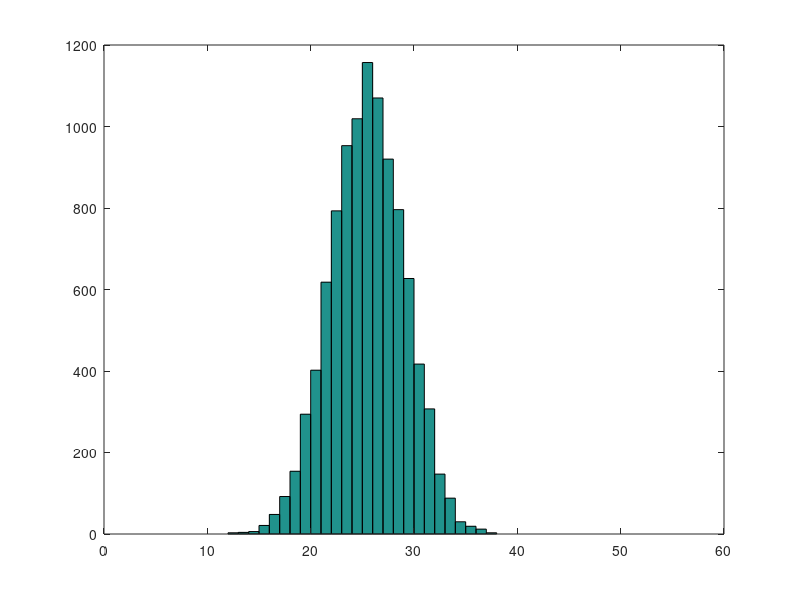

The MATLAB script that drew this image:
% BinoRat.m: Rattus binomialis
%
% MATLAB concepts covered:
% 1. 'rand' 
% 2. simulations for answering questions of probability
% 3. 'for' loops 
% 4. indexing arrays 
% 5. 'tic' and 'toc' to time code execution
% 6. binomial distribution
% 7. pdf's and cdf's
%
% RTB wrote it, 23 April 2011 as "binodemo.m"
% RTB revised it, 23 May 2011 as "binorat.m" 
% DAR updated it, 4 August 2011 as two files. This .m file and corresponding "Rattus binomialis.pdf"
% RTB added number-picking code, 27 May 2012
% MIS renamed probGuessing variable to avoid confusion. Took number-picking
% code out into separate file "fourChoics.m", 5 August 2013


% see Rattus binomialis.pdf for background information and questions

%% Step 1: Write a single line of MATLAB code to simulate one trial. 

% To answer with a real rat would take a long time, but computers are
% fast, so we can let the computer do the behavior. How? The MATLAB 'rand'
% command produces random entries chosen from a uniform distribution on the
% interval (0.0,1.0)

help rand  %explains how the rand function works

% To start with, we want to simulate a single trial
rand(1) %returns a single value between 0.0 and 1.0

% what does rand(3) do?  What about just  rand  ?

% How can we use the output of rand(1) to simulate a trial?

% We can ask if the output is greater than 0.5. How might we do this?

% MATLAB allows for the use of relational operators such as > and ~= type
% 'help >'  for a list of all operators and special characters

% So, the simple-minded line:
rand(1) > 0.5;
% will return either a 1 or 0 depending on whether the random number
% generated is larger than 0.5 or not. Notice that if you run this line of
% code multiple times, you get different answers. Why is that?

% Now, we can simulate a single trial, where each outcome has a probability of
% .5. So, we are in the position to simulate many trials in order to
% address our main question: How often would one expect to get 31 (or more)
% correct guesses out of 50 trials?

%% Step 2: Write a 'for' loop to simulate 50 trials and store the results

% Q: What is a 'for' loop? A: A 'for' loop repeats a statement a specific
% number of times.
%    Remember, a 'for' loop is completed by and 'end' statement

% Start by initializing some variables:
pNull = 0.5;        % our "null hypothesis" probability
nTrials = 50;       % the number of trials in one simulation
nCorrect = 31;      % the number of correct responses we obtained

% We'll also need a variable to hold the results of our simulation:
allTrials = zeros(nTrials,1);

% We've initialized the results vectors with zeros as if "failure" were the
% default. If we succeed (i.e. get a "tail"), we'll change the
% corresponding zero to a one.

% The first thing we want to do is write the statement that will flip the
% coin (remember to write loops from the inside out). Once we have this
% written, we can add the repetition element in the form of a for loop.
    
    % one round of n coin tosses
    for iTrial = 1:nTrials
        if rand > pNull
            allTrials(iTrial) = 1; % a single trial
        end
    end
    
% now, allTrials contains 50 values that are either 1s or 0s. To calculate the
% number of correct guesses (number of 1s), use sum
    
result = sum(allTrials);

% how many correct guesses did you get?  Was it more or less than 31? Run your loop a
% few more times, (but remember to reset allTrials before each time) do you
% get the same result? Why or why not?

% This was good for simulating 50 trials, but if we want to answer our
% original question, we will need to simulate 50 trials lots of
% times.

%% Step 3: Code a pair of nested 'for' loops that will do nSims simulations of 50 trials 
%  and store the resulting number of tails on each simulation in results.

% p, n and x were defined above. Now let's define the number of simulations
% we want to perform
nSims = 1000;    % the number of simulations we're going to run

% We'll also need an additional variable to hold the results of our
% simulation:
simResults = zeros(nSims,1);    % results of each simulation

% Also, if you ran the loop from Step 2, you'll need to re-set allTrials to
% zeros.
allTrials = zeros(nTrials,1);

% For most programmers, the most intuitive way to run the simulations would
% be as a pair of nested 'for' loops. The inner loop would consist of a
% single simulation of 50 coin tosses; the outer loop would be the number
% of simulations.

for iSim = 1:nSims
    
    % one round of 50 coin tosses
    for iTrial = 1:nTrials
        if rand > pNull
            allTrials(iTrial) = 1; % a single trial
        end
    end
    simResults(iSim) = sum(allTrials);
    allTrials = zeros(nTrials,1);  % need to re-set prior to next simulation
end

% results contains the number tails that occurred in each set of 50 coin
% flips. See EXTRA STEP 7 for help visualizing this array and questions
% about descriptive statistics of the distribution.

% That's all there is to it. Now we just ask how many times we "succeeded"
% in getting 31 or more tails. The probability is simply the number of
% times we succeeded divided by the number of times we tried.
probThisOrMoreRightIfGuessing = sum(simResults >= nCorrect) ./ nSims

% If you run this simulation again, do you get exactly the same answer?
% How can you get a progressively "better" answer?


% We find a probability of something greater than 0.05. Every simulation
% will be a little bit different -- it is random, after all. But you can
% satisfy yourself that it gets close to the same answer each time by
% running the loops multiple times. And we could make our variation in
% 'probGuessing' arbitrarily small by running more and more simulations.

% So we've answered our question. We cannot reject the null hypothesis that
% the rat is still guessing at the p = 0.05 level of confidence.
% How many would he have to get right before we concluded that he probably was not guessing?


%% Step 4: Write a script that will do the same thing without 'for' loops. 

% Step 3 solved our question, but to a true MATLAB programmer, the presence
% of 'for' loops in the code always raises suspicions. Because MATLAB is a
% vector-based language, we can often do things much more efficiently using
% indexing and operators (such as '>') that work across entire arrays or
% functions that work along a specific dimension, such as down columns. For
% example, we don't need to call 'rand' so many times. In fact, we can call
% it only once and get all of the coin tosses in one giant array:

allSims = rand(nTrials,nSims);% a 50 x nSims matrix of random numbers
L = allSims > pNull;          % a logical array of 0s and 1s; result of all trials

% By default, 'sum' works down columns. But you can also specify which
% dimension will be used: sum(L) is the same as sum(L,1); sum(L,2) would
% sum along rows.
simResults = sum(L);            % what did this line do?
LL = simResults >= nCorrect;    % How about this line?
probThisOrMoreRightIfGuessing = sum(LL) ./ nSims;

% Or, to be super-MATLAB macho:
nSims = 10000;
pGuess = sum(sum(rand(nTrials,nSims) >= pNull) >= nCorrect) ./ nSims;

% This is cute and it would execute more quickly, but it comes at the great
% cost of clarity. Don't write code like this.

%% You can test the speed using MATLAB's 'tic' and 'toc' functions.
% You execute a 'tic' at the beginning of your code, and then a
% 'toc' at the end, and you'll get the amount of elapsed time. Try it for
% your loops in Step 3 and compare it to the code in Step 4
help tic  % for help using tic and toc

% For example, the code from Step 3 would look like this:
tic
for iSim = 1:nSims
    
    % one round of 50 coin tosses
    for iTrial = 1:nTrials
        if rand > pNull
            allTrials(iTrial) = 1; % a single trial
        end
    end
    simResults(iSim) = sum(allTrials);
    allTrials = zeros(nTrials,1);               % need to re-set prior to next simulation
end

probThisOrMoreRightIfGuessing = sum(simResults >= nCorrect) ./ nSims
toc


% When I do it for the 'for-loop' version, I get: Elapsed time is 0.139723
% seconds (with nsim = 1000). For the non-for-loop version, I get: Elapsed
% time is 0.023866 seconds. That's nearly 6 times faster for the 2nd
% version.

%% Step 5: Using a built in binomial function:
% Write code that will give the probability of getting 5 or fewer heads in
% 10 tosses.

% Of course, we can do even better by taking advantage of all of the
% probability distributions provided in the statistics toolbox. You might
% vaguely recall that events like coin tosses, where there are only two
% possible outcomes, are described by the binomial distribution.
% Remembering only this key word, 'binomial', we can quickly find all of
% the functions that are relevant with:
lookfor binomial  % this line can be quite slow

% This produces a list of about 40 functions along with a 1-sentence
% description of what each computes. If we wanted to know more about a
% given function, we would just type its name after the 'help' command:
help binopdf

% This sounds useful. It gives us the probability of getting X successes
% out of N tries if the probability of success on each trial is P. What is
% the probability of getting (exactly) 5 heads from 10 tosses? Before
% looking at the code below, try to figure out the proper way of inputting
% values into the binopdf function.
%
%
%
%
binopdf(5,10,0.5)

% What is the probability of getting 5 or fewer heads? We could call
% 'binopdf' 6 times in a 'for' loop, but this is MATLAB, so we might expect
% the function to do it for us.
y = binopdf(0:5,10,0.5);
sum(y)

% Given that one often wants to know things like "probability of X or
% fewer" we might not be surprised to find a function that does this
% directly. This is called the "cumulative distribution function" and for
% binomial data, we would use 'binocdf' (it finds the integral of a portion
% of a distribution to the left of a specified value). What is the
% equivalent cdf command for the two lines of code above?
binocdf(5,10,0.5)

% is that the same answer that you got when you did the sum(y) command
% above?  Do you understand why?


%% Step 6: Using 'binocdf', calculate the probability that the rat gets it right 31 times or more by just guessing. 
% Back to our rat question. We want to know the probability of getting 31
% correct guesses or more out of 50 trials. We could use the pdf:
y = binopdf(31:50,50,0.5);
sum(y)

% But since we know that the sum of all possible outcomes (0 up to 50) must
% sum to one, we can calculate this as 1 - (probability of 30 or fewer).
prob = 1 - binocdf(30,50,0.5)

% Convince yourself that these are equivalent. Not bad. Just one line of
% code and much faster (0.001155 seconds).

% OK, so what do we think? Is the rat "getting it" or is he just guessing?
% How many would he need to get right (out of 50) before you believed?


%% Extra Step 7: Visualize the results from your simulation

% In step 3 you created the array results that contains the number of
% correct trials that occurred in each set of 50 trials. How could you
% visualize the values in results?

%one nice way is to use the function histc
% first we will define the edges of the histogram we will use see help
% histc to clarify
binCenters = [1:1:50];
[N,BIN] = histc(simResults,binCenters);
figure; bar(binCenters,N,'histc')

% Now calculate the mean, standard deviation and standard error of results.
% How do these values change if you rerun the simulation with a small
% number of simulations?  A larger number?

% Now make the same plot, but change the Y-axis values to percent
% occurrence instead of count number.


%% EXTRA Step 8: What if the distribution we cared about wasn't a binomial?

% One of the wonderful things about MATLAB's statistics toolbox is that it
% provides PDFs and CDFs for just about any statistical function you
% might imagine. Type:
lookfor 'cumulative distribution'

% alternatively, to view the available distributions in Matlab type:
help cdf % or
help pdf  

% for example, look for the poisson distribution. Using poisstat what
% interesting feature do you observe about the relationship between a
% poisson distribution's mean and its variance

% Is there an easy way to generate random numbers from non-uniform
% distribution types? Exponential? Normal? Plot them and compare them to
% the ouput of rand. When would these other distributions be useful?


%% EXTRA Step 9: Compute the 95% upper and lower confidence bounds for: 

%   a) 30 correct out of 50 b) 60 of 100 c) 300 of 500

% What do you notice about these values?  Do they change as a function of
% trial number? Why or why not?

% HINT: confidence intervals are a measure of the reliability of an
% estimate that are calculated from the observed data.

% BIG Hint: >> help binofit

